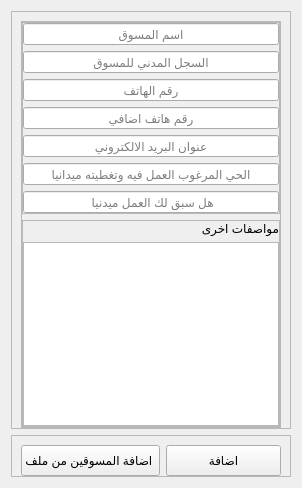
          <widget class="QWidget" name="tab_4">
           <attribute name="title">
            <string>اضافة</string>
           </attribute>
           <layout class="QGridLayout" name="gridLayout_33" rowstretch="1,8,1,1" columnstretch="0">
            <item row="0" column="0" rowspan="3">
             <widget class="QFrame" name="frame_9">
              <property name="sizePolicy">
               <sizepolicy hsizetype="Expanding" vsizetype="Expanding">
                <horstretch>0</horstretch>
                <verstretch>0</verstretch>
               </sizepolicy>
              </property>
              <property name="frameShape">
               <enum>QFrame::StyledPanel</enum>
              </property>
              <property name="frameShadow">
               <enum>QFrame::Raised</enum>
              </property>
              <layout class="QGridLayout" name="gridLayout_35" rowstretch="9,0">
               <property name="bottomMargin">
                <number>0</number>
               </property>
               <item row="0" column="0" rowspan="2">
                <widget class="QFrame" name="frame_49">
                 <property name="frameShape">
                  <enum>QFrame::StyledPanel</enum>
                 </property>
                 <property name="frameShadow">
                  <enum>QFrame::Raised</enum>
                 </property>
                 <layout class="QGridLayout" name="gridLayout_36" rowstretch="3,0,0">
                  <property name="leftMargin">
                   <number>0</number>
                  </property>
                  <property name="topMargin">
                   <number>0</number>
                  </property>
                  <property name="rightMargin">
                   <number>0</number>
                  </property>
                  <property name="bottomMargin">
                   <number>0</number>
                  </property>
                  <item row="2" column="0">
                   <widget class="QFrame" name="frame_51">
                    <property name="sizePolicy">
                     <sizepolicy hsizetype="Expanding" vsizetype="Expanding">
                      <horstretch>0</horstretch>
                      <verstretch>0</verstretch>
                     </sizepolicy>
                    </property>
                    <property name="frameShape">
                     <enum>QFrame::StyledPanel</enum>
                    </property>
                    <property name="frameShadow">
                     <enum>QFrame::Raised</enum>
                    </property>
                    <layout class="QGridLayout" name="gridLayout_60">
                     <property name="leftMargin">
                      <number>0</number>
                     </property>
                     <property name="topMargin">
                      <number>0</number>
                     </property>
                     <property name="rightMargin">
                      <number>0</number>
                     </property>
                     <property name="bottomMargin">
                      <number>0</number>
                     </property>
                     <item row="0" column="0">
                      <widget class="QLabel" name="label_7">
                       <property name="sizePolicy">
                        <sizepolicy hsizetype="Expanding" vsizetype="Expanding">
                         <horstretch>0</horstretch>
                         <verstretch>0</verstretch>
                        </sizepolicy>
                       </property>
                       <property name="text">
                        <string>مواصفات اخرى</string>
                       </property>
                      </widget>
                     </item>
                     <item row="1" column="0">
                      <widget class="QTextEdit" name="textEdit_3">
                       <property name="sizePolicy">
                        <sizepolicy hsizetype="Expanding" vsizetype="Expanding">
                         <horstretch>0</horstretch>
                         <verstretch>0</verstretch>
                        </sizepolicy>
                       </property>
                       <property name="layoutDirection">
                        <enum>Qt::RightToLeft</enum>
                       </property>
                       <property name="html">
                        <string>&lt;!DOCTYPE HTML PUBLIC &quot;-//W3C//DTD HTML 4.0//EN&quot; &quot;http://www.w3.org/TR/REC-html40/strict.dtd&quot;&gt;
&lt;html&gt;&lt;head&gt;&lt;meta name=&quot;qrichtext&quot; content=&quot;1&quot; /&gt;&lt;style type=&quot;text/css&quot;&gt;
p, li { white-space: pre-wrap; }
&lt;/style&gt;&lt;/head&gt;&lt;body style=&quot; font-family:'MS Shell Dlg 2'; font-size:8.25pt; font-weight:400; font-style:normal;&quot;&gt;
&lt;p align=&quot;center&quot; style=&quot;-qt-paragraph-type:empty; margin-top:0px; margin-bottom:0px; margin-left:0px; margin-right:0px; -qt-block-indent:0; text-indent:0px;&quot;&gt;&lt;br /&gt;&lt;/p&gt;&lt;/body&gt;&lt;/html&gt;</string>
                       </property>
                       <property name="overwriteMode">
                        <bool>false</bool>
                       </property>
                       <property name="placeholderText">
                        <string/>
                       </property>
                      </widget>
                     </item>
                    </layout>
                   </widget>
                  </item>
                  <item row="0" column="0">
                   <widget class="QFrame" name="frame_50">
                    <property name="sizePolicy">
                     <sizepolicy hsizetype="Expanding" vsizetype="Expanding">
                      <horstretch>0</horstretch>
                      <verstretch>0</verstretch>
                     </sizepolicy>
                    </property>
                    <property name="frameShape">
                     <enum>QFrame::StyledPanel</enum>
                    </property>
                    <property name="frameShadow">
                     <enum>QFrame::Raised</enum>
                    </property>
                    <layout class="QGridLayout" name="gridLayout_37">
                     <property name="leftMargin">
                      <number>0</number>
                     </property>
                     <property name="topMargin">
                      <number>0</number>
                     </property>
                     <property name="rightMargin">
                      <number>0</number>
                     </property>
                     <property name="bottomMargin">
                      <number>0</number>
                     </property>
                     <item row="5" column="0">
                      <widget class="QLineEdit" name="lineEdit_44">
                       <property name="sizePolicy">
                        <sizepolicy hsizetype="Expanding" vsizetype="Expanding">
                         <horstretch>0</horstretch>
                         <verstretch>0</verstretch>
                        </sizepolicy>
                       </property>
                       <property name="alignment">
                        <set>Qt::AlignCenter</set>
                       </property>
                       <property name="placeholderText">
                        <string>الحي المرغوب العمل فيه وتغطيته ميدانيا</string>
                       </property>
                      </widget>
                     </item>
                     <item row="4" column="0">
                      <widget class="QLineEdit" name="lineEdit_6">
                       <property name="sizePolicy">
                        <sizepolicy hsizetype="Expanding" vsizetype="Expanding">
                         <horstretch>0</horstretch>
                         <verstretch>0</verstretch>
                        </sizepolicy>
                       </property>
                       <property name="alignment">
                        <set>Qt::AlignCenter</set>
                       </property>
                       <property name="placeholderText">
                        <string>عنوان البريد الالكتروني</string>
                       </property>
                      </widget>
                     </item>
                     <item row="0" column="0">
                      <widget class="QLineEdit" name="lineEdit_37">
                       <property name="sizePolicy">
                        <sizepolicy hsizetype="Expanding" vsizetype="Expanding">
                         <horstretch>0</horstretch>
                         <verstretch>0</verstretch>
                        </sizepolicy>
                       </property>
                       <property name="alignment">
                        <set>Qt::AlignCenter</set>
                       </property>
                       <property name="placeholderText">
                        <string>اسم المسوق</string>
                       </property>
                      </widget>
                     </item>
                     <item row="2" column="0">
                      <widget class="QLineEdit" name="lineEdit_38">
                       <property name="sizePolicy">
                        <sizepolicy hsizetype="Expanding" vsizetype="Expanding">
                         <horstretch>0</horstretch>
                         <verstretch>0</verstretch>
                        </sizepolicy>
                       </property>
                       <property name="alignment">
                        <set>Qt::AlignCenter</set>
                       </property>
                       <property name="placeholderText">
                        <string>رقم الهاتف</string>
                       </property>
                      </widget>
                     </item>
                     <item row="3" column="0">
                      <widget class="QLineEdit" name="lineEdit_8">
                       <property name="sizePolicy">
                        <sizepolicy hsizetype="Expanding" vsizetype="Expanding">
                         <horstretch>0</horstretch>
                         <verstretch>0</verstretch>
                        </sizepolicy>
                       </property>
                       <property name="alignment">
                        <set>Qt::AlignCenter</set>
                       </property>
                       <property name="placeholderText">
                        <string>رقم هاتف اضافي</string>
                       </property>
                      </widget>
                     </item>
                     <item row="1" column="0">
                      <widget class="QLineEdit" name="lineEdit_43">
                       <property name="sizePolicy">
                        <sizepolicy hsizetype="Expanding" vsizetype="Expanding">
                         <horstretch>0</horstretch>
                         <verstretch>0</verstretch>
                        </sizepolicy>
                       </property>
                       <property name="alignment">
                        <set>Qt::AlignCenter</set>
                       </property>
                       <property name="placeholderText">
                        <string>السجل المدني للمسوق</string>
                       </property>
                      </widget>
                     </item>
                     <item row="6" column="0">
                      <widget class="QLineEdit" name="lineEdit_45">
                       <property name="sizePolicy">
                        <sizepolicy hsizetype="Expanding" vsizetype="Expanding">
                         <horstretch>0</horstretch>
                         <verstretch>0</verstretch>
                        </sizepolicy>
                       </property>
                       <property name="alignment">
                        <set>Qt::AlignCenter</set>
                       </property>
                       <property name="placeholderText">
                        <string>هل سبق لك العمل ميدنيا </string>
                       </property>
                      </widget>
                     </item>
                    </layout>
                   </widget>
                  </item>
                 </layout>
                </widget>
               </item>
              </layout>
             </widget>
            </item>
            <item row="3" column="0">
             <widget class="QFrame" name="frame_8">
              <property name="sizePolicy">
               <sizepolicy hsizetype="Expanding" vsizetype="Expanding">
                <horstretch>0</horstretch>
                <verstretch>0</verstretch>
               </sizepolicy>
              </property>
              <property name="frameShape">
               <enum>QFrame::StyledPanel</enum>
              </property>
              <property name="frameShadow">
               <enum>QFrame::Raised</enum>
              </property>
              <layout class="QGridLayout" name="gridLayout_149">
               <property name="bottomMargin">
                <number>0</number>
               </property>
               <item row="0" column="0">
                <widget class="QPushButton" name="pushButton_11">
                 <property name="sizePolicy">
                  <sizepolicy hsizetype="Expanding" vsizetype="Expanding">
                   <horstretch>0</horstretch>
                   <verstretch>0</verstretch>
                  </sizepolicy>
                 </property>
                 <property name="text">
                  <string>اضافة المسوقين من ملف </string>
                 </property>
                </widget>
               </item>
               <item row="0" column="1">
                <widget class="QPushButton" name="pushButton_21">
                 <property name="sizePolicy">
                  <sizepolicy hsizetype="Expanding" vsizetype="Expanding">
                   <horstretch>0</horstretch>
                   <verstretch>0</verstretch>
                  </sizepolicy>
                 </property>
                 <property name="text">
                  <string>اضافة</string>
                 </property>
                </widget>
               </item>
              </layout>
             </widget>
            </item>
           </layout>
          </widget>
